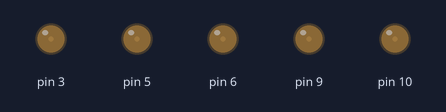
Bench run of a sketch on a simulated Arduino Uno, built with avr-gcc and run on an emulated ATmega328P. On the bench: output pins drawn as LEDs (lit = HIGH).

Above: at 0.15 s.
At 3.76 s:
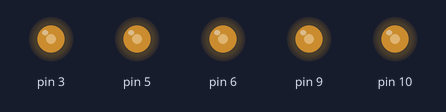
At 7.38 s:
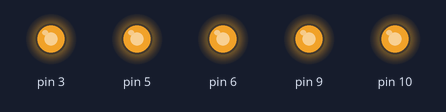
At 14.61 s:
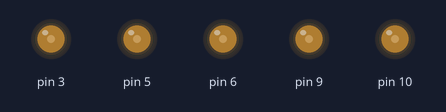
Timing chart, 0 to 16.0 s (numbered marks = the images above):
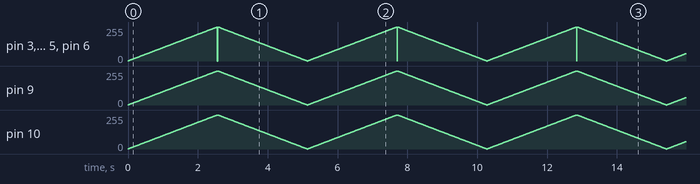

The sketch:

PWM.ino
```cpp
int brightness = 0;
int increment = 1;
void setup()
{
	pinMode(3, OUTPUT);
	pinMode(5, OUTPUT);
	pinMode(6, OUTPUT);
	pinMode(9, OUTPUT);
	pinMode(10, OUTPUT);

}
void loop()
{
	if (brightness > 255)
		increment = -1;
	else if (brightness < 1)
		increment = 1;

	   brightness += increment;
	   analogWrite(3, brightness);
	   analogWrite(5, brightness);
	   analogWrite(6, brightness);
	   analogWrite(9, brightness);
	   analogWrite(10, brightness);
	   delay(10);
}
```
